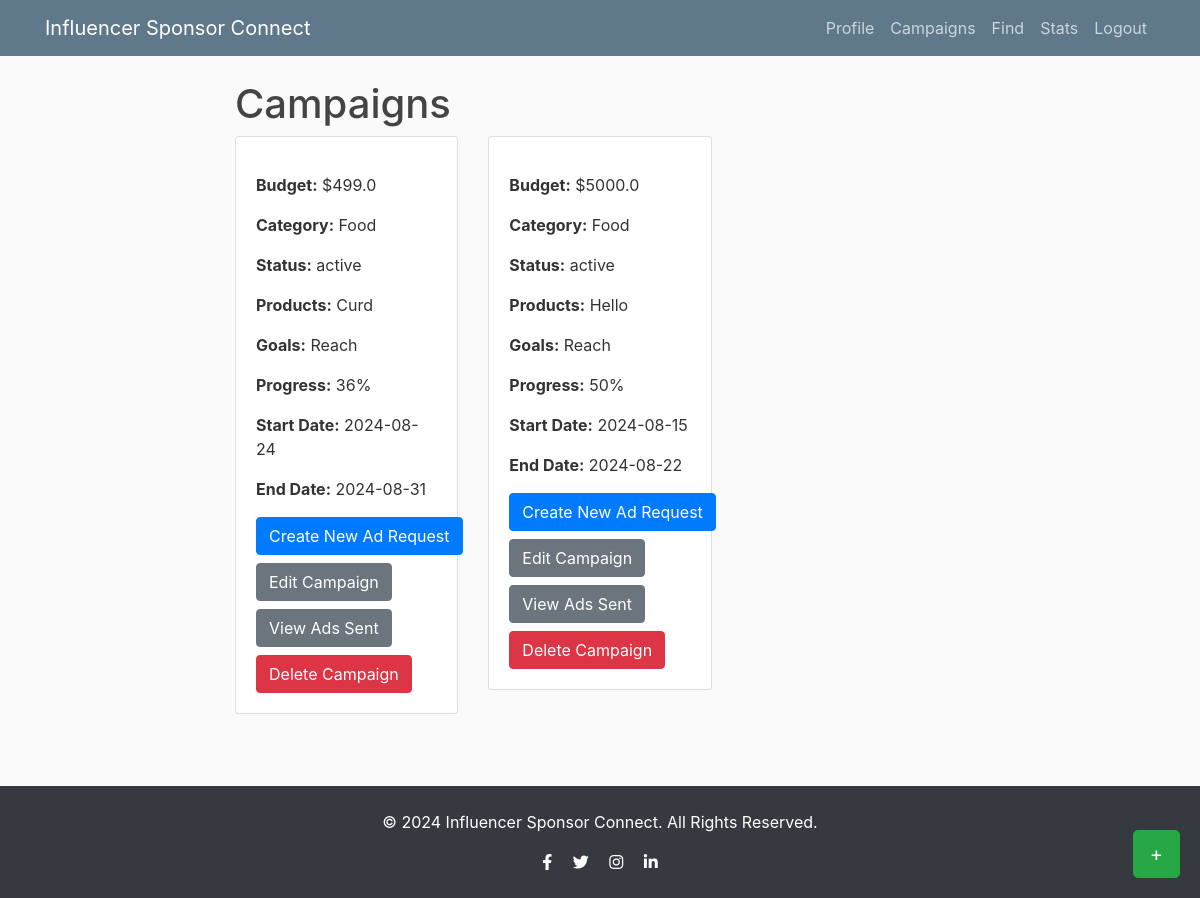
The app's page /sponsor/campaigns (signed in) with its own data.
### Flask/models.py (models this page shows)
class Campaign(db.Model,UserMixin):
    __tablename__ = 'campaigns'
    id = db.Column(db.Integer, primary_key=True)
    user_id = db.Column(db.Integer, db.ForeignKey('user.id'), nullable=False)  # Added user_id
    campaign_name = db.Column(db.String(120), nullable=False)
    category = db.Column(db.String(80))
    budget = db.Column(db.Float)
    status = db.Column(db.String(80))
    products = db.Column(db.String(200))
    goals = db.Column(db.String(200))
    progress = db.Column(db.Integer)
    start_date = db.Column(db.Date)
    end_date = db.Column(db.Date)
    ad_requests = db.relationship('AdRequest', back_populates='campaign', cascade="all, delete-orphan")
    sponsor = db.relationship('User', backref=db.backref('campaigns', lazy=True))

### Flask/routes.py (the view)
@app.route('/sponsor/campaigns')
@login_required
def s_campaigns():
    campaigns = Campaign.query.all()
    return render_template('s_campaigns.html',campaigns=campaigns)

### Flask/__init__.py (called while the page is built)
@login_manager.user_loader
def load_user(user_id):
    from Flask.models import User
    return User.query.get(int(user_id))

### Flask/templates/s_campaigns.html (shortened to what this page needs)
{% extends "layout.html" %}
{% block content %}
    <h1>Campaigns</h1>
    <div class="row">
        {% for campaign in campaigns %}
            <div class="col-md-4 mb-4">
                <div class="card">
                    <div class="card-body">
                        <p class="card-text"><strong>Budget:</strong> ${{ campaign.budget }}</p>
                        <p class="card-text"><strong>Category:</strong> {{ campaign.category }}</p>
                        <p class="card-text"><strong>Status:</strong> {{ campaign.status }}</p>
                        <p class="card-text"><strong>Products:</strong> {{ campaign.products }}</p>
                        <p class="card-text"><strong>Goals:</strong> {{ campaign.goals }}</p>
                        <p class="card-text"><strong>Progress:</strong> {{ campaign.progress }}%</p>
                        <p class="card-text"><strong>Start Date:</strong> {{ campaign.start_date }}</p>
                        <p class="card-text"><strong>End Date:</strong> {{ campaign.end_date }}</p>
                        <a href="{{ url_for('add_ad_request', campaign_id=campaign.id) }}" class="btn btn-primary">Create New Ad Request</a>
                        <a href="{{ url_for('edit_campaign', campaign_id=campaign.id) }}" class="btn btn-secondary mt-2">Edit Campaign</a>
                        <a href="{{ url_for('view_ad_requests', campaign_id=campaign.id) }}" class="btn btn-secondary mt-2">View Ads Sent</a>
                        <a href="{{ url_for('delete_campaign', campaign_id=campaign.id) }}" class="btn btn-danger mt-2">Delete Campaign</a>
                    </div>
                </div>
            </div>
        {% endfor %}
    </div>
    <a href="{{ url_for('add_campaign') }}" class="btn btn-success btn-lg" style="position: fixed; bottom: 20px; right: 20px;">+</a>
{% endblock %}

### Flask/static/main.css (style rules this page uses)
body { background: #fafafa; color: #333333; margin-top: 5rem; }
h1, h2, h3, h4, h5, h6 { color: #444444; }

### records on screen
Campaign: budget "499.0", category "Food", status "active", products "Curd", goals "Reach", progress "36", start_date "2024-08-24", end_date "2024-08-31"
Campaign: budget "5000.0", category "Food", status "active", products "Hello", goals "Reach", progress "50", start_date "2024-08-15", end_date "2024-08-22"
